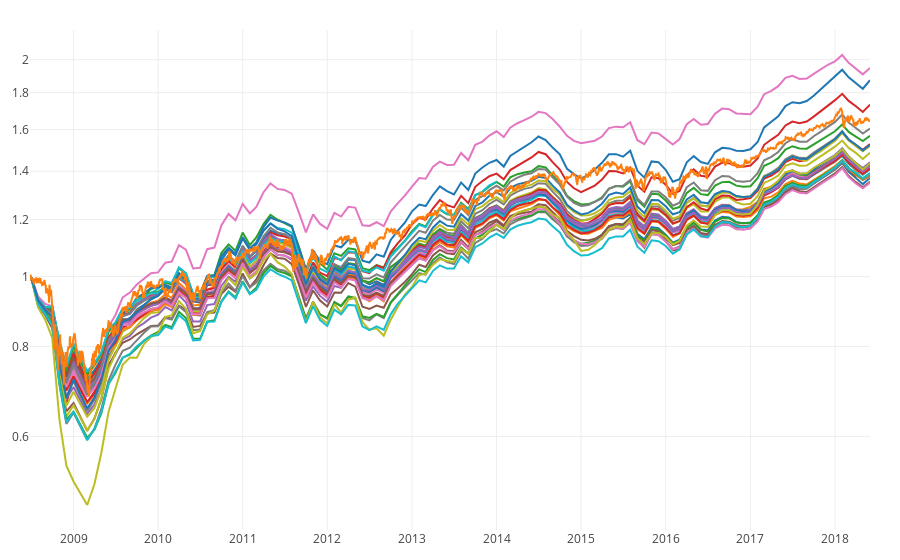

The cell this chart's notebook holds for it:
### Markdown cell above
### השוואה של כל קרנות ההשתלמות במסלול כללי לתיק 60\40 פשוט

### Code cell
lst = [s for s in allKranot if s.index[0].year < 2010 and "כללי" in s.name]

base = get("VT:60|VFITX:40")
lst = [(s).dropna() for s in lst]

show(*lst, base, ta=True, legend=False)
